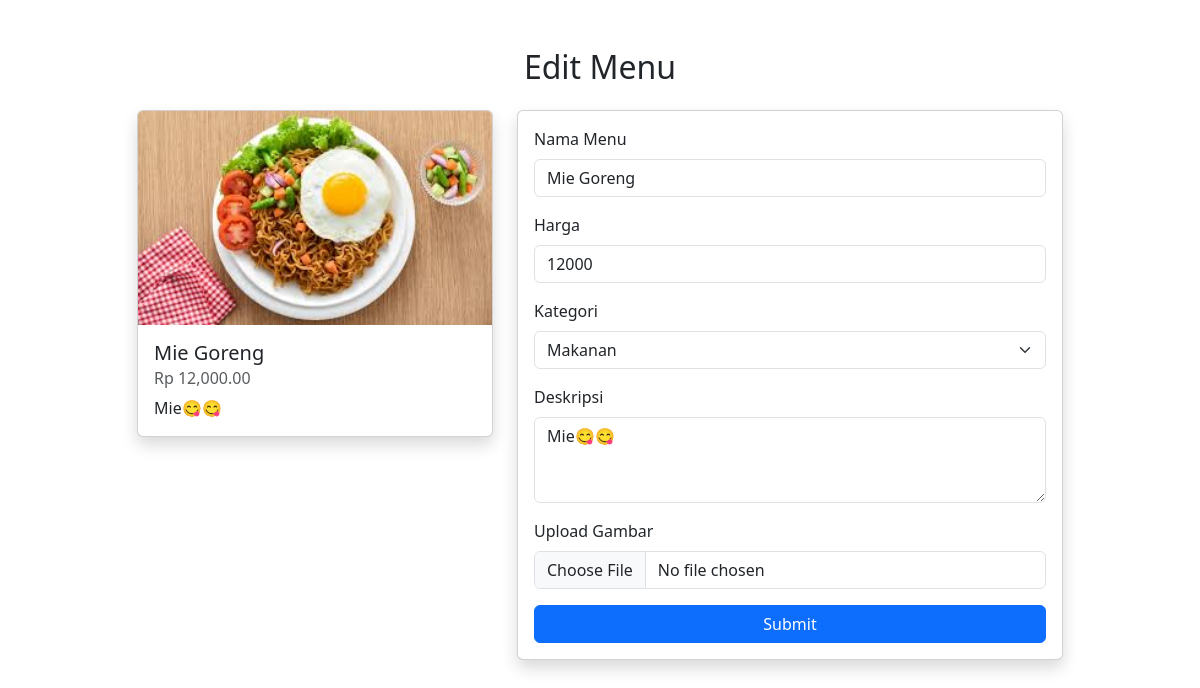
Page /admin/editmenu.php?edit=10 (signed in) on the committed database.
### tables this page shows
CREATE TABLE `menu` (
  `id_menu` int(11) NOT NULL,
  `name` varchar(100) NOT NULL,
  `description` text DEFAULT NULL,
  `price` bigint(255) NOT NULL,
  `category_id` int(11) DEFAULT NULL,
  `image` varchar(100) DEFAULT NULL
);

### admin/editmenu.php (the view, shortened to what this page needs)
<?php
include '../koneksi.php';
$id = $_GET['edit'];
$query = "SELECT * FROM menu WHERE id_menu = $id";
$data = mysqli_query($conn, $query);
$row = mysqli_fetch_array($data);
?>
<!doctype html>
<html lang="en">
<head>
    <link href="https://cdn.jsdelivr.net/npm/bootstrap@5.3.3/dist/css/bootstrap.min.css" rel="stylesheet">
</head>
<body>
<div class="container mt-5">
    <h2 class="text-center mb-4">Edit Menu</h2>
    <div class="row justify-content-center">
        <div class="col-md-4">
            <div class="card shadow">
                <img src="../assets/img/<?= $row['image'] ?>" class="card-img-top" alt="Gambar Makanan">
                <div class="card-body">
                    <h5 class="card-title"><?= htmlspecialchars($row['name']) ?></h5>
                    <h6 class="card-subtitle mb-2 text-muted">Rp <?= number_format($row['price'], 2) ?></h6>
                    <p class="card-text"><?= htmlspecialchars($row['description']) ?></p>
                </div>
            </div>
        </div>
        <div class="col-md-6">
            <div class="card shadow">
                <div class="card-body">
                    <form action="proces.php" method="POST" enctype="multipart/form-data">
                        <div class="mb-3">
                            <label for="nama" class="form-label">Nama Menu</label>
                            <input type="text" class="form-control" name="nama" id="nama" value="<?= htmlspecialchars($row['name']) ?>" required>
                        </div>
                        <div class="mb-3">
                            <label for="harga" class="form-label">Harga</label>
                            <input type="number" class="form-control" name="harga" id="harga" value="<?= $row['price'] ?>" required>
                        </div>
                        <div class="mb-3">
                            <label for="kategori" class="form-label">Kategori</label>
                            <select class="form-select" name="kategori" id="kategori" required>
                                <option value="1" <?= $row['category_id'] == 1 ? 'selected' : '' ?>>Makanan</option>
                            </select>
                        </div>
                        <div class="mb-3">
                            <label for="deskripsi" class="form-label">Deskripsi</label>
                            <textarea class="form-control" name="deskripsi" id="deskripsi" rows="3" required><?= htmlspecialchars($row['description']) ?></textarea>
                        </div>
                        <div class="mb-3">
                            <label for="image" class="form-label">Upload Gambar</label>
                            <input type="file" class="form-control" name="image" id="image">
                        </div>
                        <button type="submit" name="submitedit" class="btn btn-primary w-100">Submit</button>
                    </form>
                </div>
            </div>
        </div>
    </div>
</div>
</body>
</html>

### rows in the picture
menu: image (picture), name "Mie Goreng", price "12,000.00", description "Mie😋😋", nama "Mie Goreng", harga "12000", kategori "Makanan", deskripsi "Mie😋😋"
